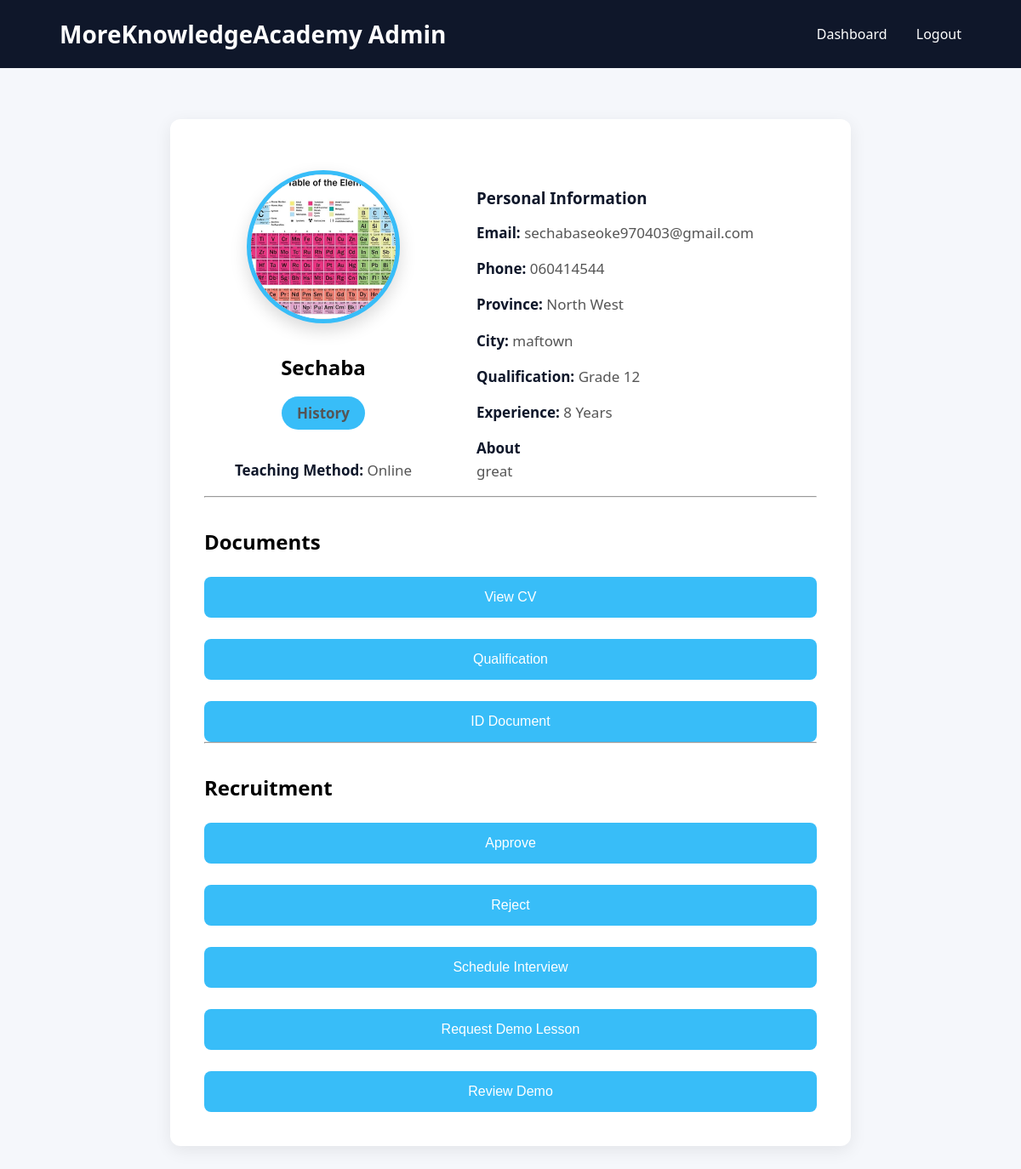
The app's page /application/1 (signed in) with its own data.
### tables this page shows
CREATE TABLE tutor_applications(

        id INTEGER PRIMARY KEY AUTOINCREMENT,

        full_name TEXT NOT NULL,
        email TEXT UNIQUE NOT NULL,
        phone TEXT NOT NULL,

        province TEXT NOT NULL,
        city TEXT NOT NULL,

        subject TEXT NOT NULL,
        teaching_mode TEXT NOT NULL,

        qualification TEXT NOT NULL,
        experience INTEGER,
        about TEXT,

        photo TEXT,
        cv TEXT,
        qualification_file TEXT,
        id_document TEXT,

        status TEXT DEFAULT 'Pending',

        application_stage TEXT DEFAULT 'Applied',

        interview_status TEXT DEFAULT 'Pending',
        interview_date TEXT,
        interview_time TEXT,
        zoom_link TEXT,

        invitation_sent INTEGER DEFAULT 0,

        demo_video_link TEXT,
        demo_review TEXT,

        activation_code TEXT,
        activation_token TEXT,
        activation_sent INTEGER DEFAULT 0,
        activation_date TEXT,

        activated INTEGER DEFAULT 0,
        account_created INTEGER DEFAULT 0,

        created_at TIMESTAMP DEFAULT CURRENT_TIMESTAMP

    );

### app.py (the view)
@app.route("/application/<int:id>")
def application(id):
    if not session.get("admin"):
        return redirect("/admin")
    conn = get_connection()
    tutor = conn.execute(
        "SELECT * FROM tutor_applications WHERE id=?",
        (id,)
    ).fetchone()
    conn.close()
    return render_template(
        "application_details.html",
        tutor=tutor
    )

### database.py (called while the page is built)
def get_connection():
    os.makedirs("instance", exist_ok=True)
    connection = sqlite3.connect(DATABASE)
    connection.row_factory = sqlite3.Row
    return connection

### templates/application_details.html (shortened to what this page needs)
<!DOCTYPE html>
<html>
<head>
    <link rel="stylesheet"
          href="{{ url_for('static', filename='css/style.css') }}">
</head>
<body>
<nav>
    <div class="logo">
        MoreKnowledgeAcademy Admin
    </div>
    <div class="menu">
        <a href="/dashboard">Dashboard</a>
        <a href="/admin/logout">Logout</a>
    </div>
</nav>
<div class="application">
    <div class="profileGrid">
        <div class="leftPanel">
            <a href="{{ url_for('uploaded_file', folder='photos', filename=tutor.photo) }}"
               target="_blank">
                <img src="{{ url_for('uploaded_file', folder='photos', filename=tutor.photo) }}"
                     class="tutorPhoto"
                     alt="Tutor Photo">
            </a>
            <h2>{{ tutor.full_name }}</h2>
            <p class="subjectTag">
                {{ tutor.subject }}
            </p>
            <p>
                <strong>Teaching Method:</strong>
                {{ tutor.teaching_mode }}
            </p>
        </div>
        <div class="rightPanel">
            <h3>Personal Information</h3>
            <p><strong>Email:</strong> {{ tutor.email }}</p>
            <p><strong>Phone:</strong> {{ tutor.phone }}</p>
            <p><strong>Province:</strong> {{ tutor.province }}</p>
            <p><strong>City:</strong> {{ tutor.city }}</p>
            <p><strong>Qualification:</strong> {{ tutor.qualification }}</p>
            <p><strong>Experience:</strong> {{ tutor.experience }} Years</p>
            <p>
                <strong>About</strong><br>
                {{ tutor.about }}
            </p>
        </div>
    </div>
    <hr>
    <h2>Documents</h2>
    <a href="{{ url_for('uploaded_file', folder='cvs', filename=tutor.cv) }}"
       target="_blank">
        <button>View CV</button>
    </a>
    <a href="{{ url_for('uploaded_file', folder='qualifications', filename=tutor.qualification_file) }}"
       target="_blank">
        <button>Qualification</button>
    </a>
    <a href="{{ url_for('uploaded_file', folder='ids', filename=tutor.id_document) }}"
       target="_blank">
        <button>ID Document</button>
    </a>
    <hr>
    <h2>Recruitment</h2>
    <a href="/approve/{{ tutor.id }}">
        <button>Approve</button>
    </a>
    <a href="/reject/{{ tutor.id }}">
        <button>Reject</button>
    </a>
    <a href="/schedule/{{ tutor.id }}">
        <button>Schedule Interview</button>
    </a>
    <a href="/request-demo/{{ tutor.id }}">
        <button>Request Demo Lesson</button>
    </a>
    <a href="/review-demo/{{ tutor.id }}">
        <button>Review Demo</button>
    </a>
</div>
</body>
</html>

### static/css/style.css (style rules this page uses)
* { margin:0; padding:0; box-sizing:border-box; }
body { font-family:'Segoe UI',sans-serif; background:#f5f7fb; }
nav { height:80px; display:flex; justify-content:space-between; align-items:center; padding:0 70px; background:#0f172a; }
.logo { color:white; font-size:28px; font-weight:bold; }
.menu a { color:white; text-decoration:none; margin-left:30px; transition:.3s; }
button { padding:15px 35px; border:none; border-radius:8px; background:#38bdf8; color:white; font-size:16px; cursor:pointer; margin-right:15px; }
.application { max-width:800px; margin:60px auto; background:white; padding:40px; border-radius:12px; box-shadow:0 5px 20px rgba(0,0,0,.08); }
.application p { margin-bottom:30px; color:#555; }
.application button { margin-top:25px; width:100%; }
h3 { margin-top:30px; color:#0F172A; }
.application p { margin:18px 0; font-size:17px; }
.application strong { color:#0F172A; }
.application h2 { margin-top:35px; }
.tutorPhoto { width:180px; height:180px; object-fit:cover; border-radius:50%; display:block; margin:20px auto; border:5px solid #38bdf8; box-shadow:0 8px 20px rgba(0,0,0,.15); background:#f5f5f5; }
.profileGrid { display:grid; grid-template-columns:280px 1fr; gap:40px; align-items:flex-start; }
.leftPanel { text-align:center; }
.rightPanel { padding-top:10px; }
.subjectTag { background:#38bdf8; color:white; display:inline-block; padding:8px 18px; border-radius:30px; font-weight:bold; margin-top:10px; }
.rightPanel p { margin:15px 0; line-height:1.6; }

### records on screen
tutor_applications: photo (picture), full_name "Sechaba", subject "History", teaching_mode "Online", email "sechabaseoke970403@gmail.com", phone "060414544", province "North West", city "maftown", qualification "Grade 12", experience "8", about "great"
